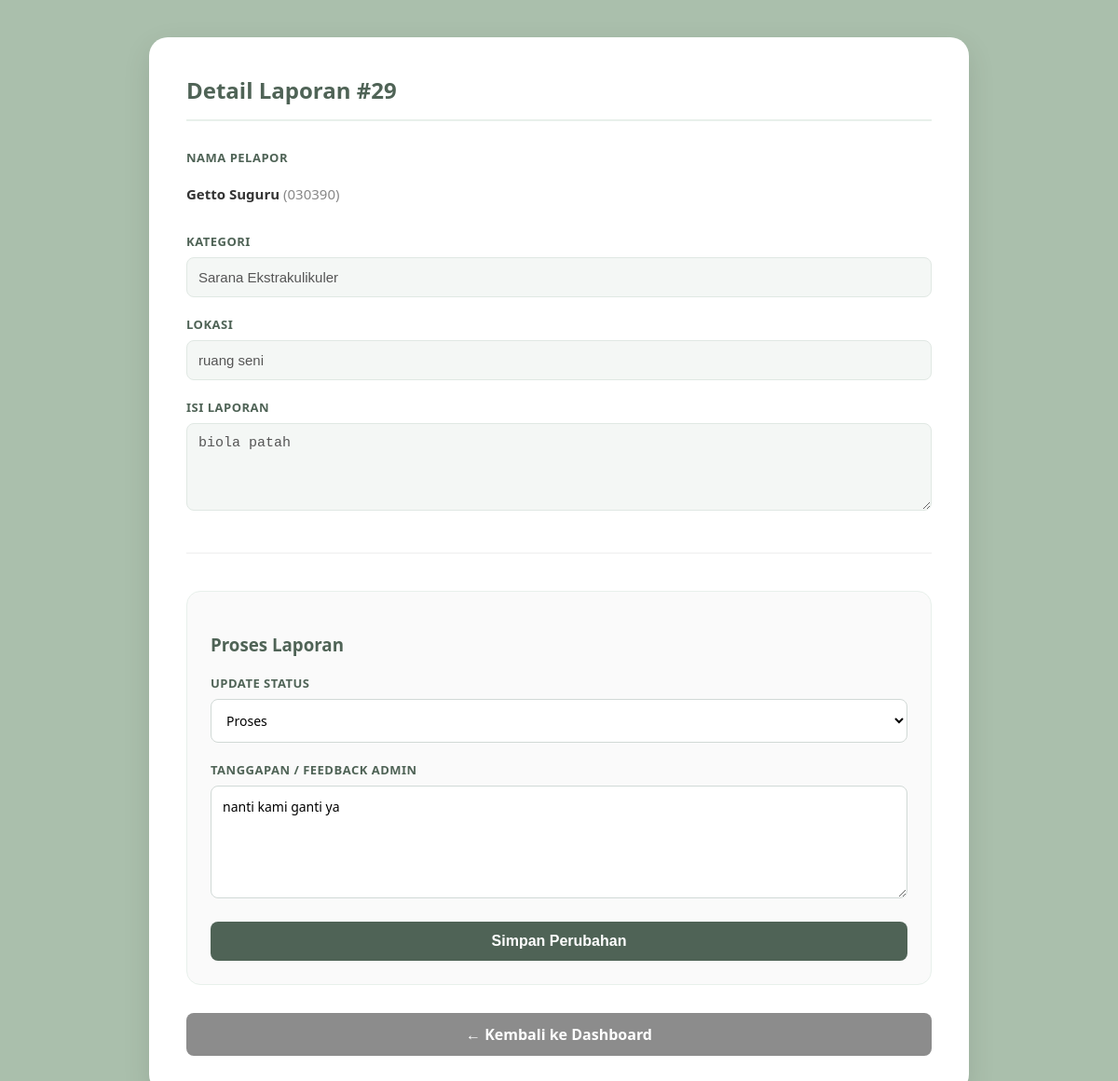
The page /admin/detail-pengaduan-admin.php?id=29 (signed in) on the database its author committed.
### tables this page shows
CREATE TABLE `user` (
  `id` int(11) NOT NULL,
  `nama` varchar(100) NOT NULL,
  `username` varchar(20) NOT NULL,
  `password` varchar(200) NOT NULL,
  `role` enum('admin','siswa') NOT NULL,
  `nis` varchar(20) NOT NULL,
  `kelas` varchar(20) NOT NULL
);

CREATE TABLE `kategori` (
  `id_kategori` int(11) NOT NULL,
  `ket_kategori` varchar(30) NOT NULL
);

### admin/detail-pengaduan-admin.php (the view, shortened to what this page needs)
<?php
include '../koneksi.php';
 $id_laporan = $_GET['id'];
 $query = mysqli_query($koneksi, "
    SELECT a.*, u.nama, u.username, k.ket_kategori
    FROM `input-aspirasi` a
    JOIN `user` u ON a.iduser = u.id
    JOIN `kategori` k ON a.id_kategori = k.id_kategori
    WHERE a.id_pelaporan = '$id_laporan'
");
 $data = mysqli_fetch_assoc($query);
?>
<!DOCTYPE html>
<html lang="en">
<head>
</head>
<body>
    <div class="container">
        <h2>Detail Laporan #<?= $data['id_pelaporan'] ?></h2>
        <div class="info-group">
            <label>Nama Pelapor</label>
            <div class="input-readonly" style="background: transparent; border: none; padding-left: 0; font-weight: bold; color: #333;">
                <?= $data['nama'] ?> <span style="font-weight:normal; color:#888;">(<?= $data['username'] ?>)</span>
            </div>
        </div>
        <div class="info-group">
            <label>Kategori</label>
            <input type="text" value="<?= $data['ket_kategori'] ?>" class="input-readonly" readonly>
        </div>
        <div class="info-group">
            <label>Lokasi</label>
            <input type="text" value="<?= $data['lokasi'] ?>" class="input-readonly" readonly>
        </div>
        <div class="info-group">
            <label>Isi Laporan</label>
            <textarea rows="4" class="input-readonly" readonly><?= $data['keterangan'] ?></textarea>
        </div>
        <hr>
        <div class="process-section">
            <h3>Proses Laporan</h3>
            <form action="" method="POST">
                <div class="info-group">
                    <label for="status">Update Status</label>
                    <select name="status" id="status">
                        <option value="proses" <?= $data['status'] == 'proses' ? 'selected' : '' ?>>Proses</option>
                    </select>
                </div>
                <div class="info-group">
                    <label for="feedback">Tanggapan / Feedback Admin</label>
                    <textarea name="feedback" id="feedback" rows="5" class="editable" placeholder="Tulis tanggapan atau instruksi tindak lanjut..."><?= $data['feedback'] ?></textarea>
                </div>
                <button type="submit" name="update" class="btn btn-save">Simpan Perubahan</button>
            </form>
        </div>
        <a href="data-pengaduan-admin.php" class="btn btn-back">&larr; Kembali ke Dashboard</a>
    </div>
</body>
</html>

### admin/detail-pengaduan-admin.php (style rules this page uses)
body { font-family: 'Segoe UI', Tahoma, Geneva, Verdana, sans-serif; background-color: #AABFAC; margin: 0; padding: 40px 20px; color: #333; }
.container { max-width: 800px; margin: 0 auto; padding: 40px; background-color: #ffffff; border-radius: 20px; box-shadow: 0 10px 30px rgba(0,0,0,0.1); }
h2 { color: #4F6356; margin-top: 0; border-bottom: 2px solid #E8F0EB; padding-bottom: 15px; margin-bottom: 30px; }
h3 { color: #4F6356; margin-bottom: 20px; }
.info-group { margin-bottom: 20px; }
label { display: block; margin-bottom: 8px; font-weight: bold; color: #4F6356; font-size: 13px; text-transform: uppercase; letter-spacing: 0.5px; }
.input-readonly { width: 100%; padding: 12px; box-sizing: border-box; border: 1px solid #E0E8E3; background-color: #F4F7F5; border-radius: 8px; color: #555; font-size: 15px; cursor: not-allowed; }
textarea.input-readonly { resize: vertical; min-height: 80px; }
.process-section { background-color: #fafafa; padding: 25px; border-radius: 15px; border: 1px solid #E8F0EB; margin-top: 30px; }
hr { border: 0; border-top: 1px solid #eee; margin: 40px 0; }
select, textarea.editable { width: 100%; padding: 12px; box-sizing: border-box; border: 1px solid #D1D9D6; border-radius: 8px; font-family: inherit; font-size: 14px; background-color: #fff; transition: border-color 0.3s; }
.btn { padding: 12px 24px; color: white; border: none; border-radius: 8px; cursor: pointer; font-size: 16px; font-weight: 600; text-decoration: none; display: inline-block; transition: opacity 0.3s; }
.btn-save { background-color: #4F6356; width: 100%; }
.btn-back { background-color: #8C8C8C; display: block; text-align: center; margin-top: 30px; }

### rows shown on the page
input-aspirasi: id_pelaporan "29", user.nama "Getto Suguru", user.username "030390", id_kategori.ket_kategori "Sarana Ekstrakulikuler", lokasi "ruang seni", keterangan "biola patah", status "Proses", feedback "nanti kami ganti ya"
